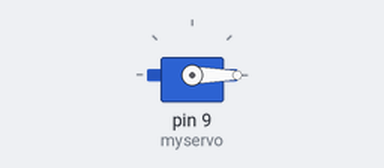
This sketch was run on a simulated Arduino Uno, built with avr-gcc and run on an emulated ATmega328P. Shown: servo.

Above: at 0.05 s.
Timing chart, 0 to 4.6 s (numbered marks = the images above):
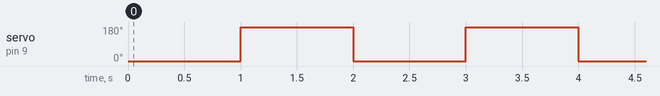

The sketch:

sketch_servo_01.ino
```cpp
#include <Servo.h>

Servo myservo;
int potpin = 0;  // analog pin used to connect the potentiometer
int val;
int state =  0;

void setup() {
  myservo.attach(9);
}

void loop() {
//  val = analogRead(potpin);
//  val = map(100, 0, 1023, 0, 179);

if (state == 1){
  val = 180;
  state = 0;
}else{
  val=0;
  state = 1;
}
  myservo.write(val);
  delay(1000);
}
```

Measured:
- by itself, servo on pin 9 (myservo): alternates 180° for 1.0 s and 0° for 1.0 s
